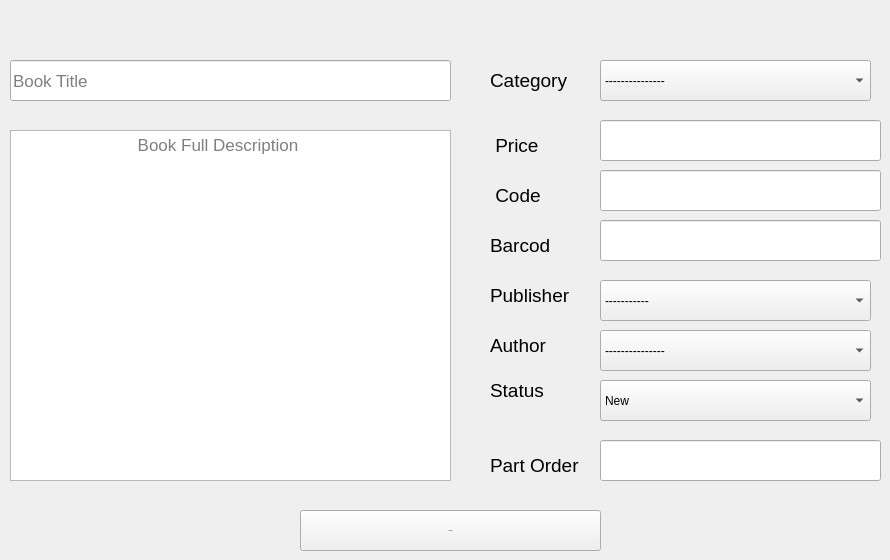
      <widget class="QWidget" name="tab_17">
       <attribute name="title">
        <string>Add New Book</string>
       </attribute>
       <widget class="QLineEdit" name="lineEdit_11">
        <property name="geometry">
         <rect>
          <x>10</x>
          <y>60</y>
          <width>441</width>
          <height>41</height>
         </rect>
        </property>
        <property name="font">
         <font>
          <family>Segoe UI</family>
          <pointsize>13</pointsize>
         </font>
        </property>
        <property name="text">
         <string/>
        </property>
        <property name="placeholderText">
         <string>Book Title</string>
        </property>
       </widget>
       <widget class="QLineEdit" name="lineEdit_12">
        <property name="geometry">
         <rect>
          <x>600</x>
          <y>120</y>
          <width>281</width>
          <height>41</height>
         </rect>
        </property>
        <property name="font">
         <font>
          <pointsize>13</pointsize>
         </font>
        </property>
       </widget>
       <widget class="QComboBox" name="comboBox_13">
        <property name="geometry">
         <rect>
          <x>600</x>
          <y>280</y>
          <width>271</width>
          <height>41</height>
         </rect>
        </property>
        <item>
         <property name="text">
          <string>-----------</string>
         </property>
        </item>
       </widget>
       <widget class="QComboBox" name="comboBox_14">
        <property name="geometry">
         <rect>
          <x>600</x>
          <y>330</y>
          <width>271</width>
          <height>41</height>
         </rect>
        </property>
        <item>
         <property name="text">
          <string>---------------</string>
         </property>
        </item>
       </widget>
       <widget class="QComboBox" name="comboBox_15">
        <property name="geometry">
         <rect>
          <x>600</x>
          <y>380</y>
          <width>271</width>
          <height>41</height>
         </rect>
        </property>
        <item>
         <property name="text">
          <string>New</string>
         </property>
        </item>
        <item>
         <property name="text">
          <string>Used</string>
         </property>
        </item>
        <item>
         <property name="text">
          <string>Damaged</string>
         </property>
        </item>
       </widget>
       <widget class="QLineEdit" name="lineEdit_13">
        <property name="geometry">
         <rect>
          <x>600</x>
          <y>440</y>
          <width>281</width>
          <height>41</height>
         </rect>
        </property>
        <property name="font">
         <font>
          <pointsize>13</pointsize>
         </font>
        </property>
       </widget>
       <widget class="QPushButton" name="pushButton_10">
        <property name="geometry">
         <rect>
          <x>300</x>
          <y>510</y>
          <width>301</width>
          <height>41</height>
         </rect>
        </property>
        <property name="font">
         <font>
          <family>Segoe UI</family>
          <pointsize>-1</pointsize>
          <weight>50</weight>
          <bold>false</bold>
         </font>
        </property>
        <property name="text">
         <string>Add Book</string>
        </property>
       </widget>
       <widget class="QLabel" name="label_15">
        <property name="geometry">
         <rect>
          <x>490</x>
          <y>330</y>
          <width>91</width>
          <height>31</height>
         </rect>
        </property>
        <property name="font">
         <font>
          <family>Segoe UI</family>
          <pointsize>14</pointsize>
         </font>
        </property>
        <property name="text">
         <string>Author</string>
        </property>
       </widget>
       <widget class="QTextEdit" name="textEdit_3">
        <property name="geometry">
         <rect>
          <x>10</x>
          <y>130</y>
          <width>441</width>
          <height>351</height>
         </rect>
        </property>
        <property name="font">
         <font>
          <pointsize>13</pointsize>
         </font>
        </property>
        <property name="html">
         <string>&lt;!DOCTYPE HTML PUBLIC &quot;-//W3C//DTD HTML 4.0//EN&quot; &quot;http://www.w3.org/TR/REC-html40/strict.dtd&quot;&gt;
&lt;html&gt;&lt;head&gt;&lt;meta name=&quot;qrichtext&quot; content=&quot;1&quot; /&gt;&lt;style type=&quot;text/css&quot;&gt;
p, li { white-space: pre-wrap; }
&lt;/style&gt;&lt;/head&gt;&lt;body style=&quot; font-family:'MS Shell Dlg 2'; font-size:13pt; font-weight:400; font-style:normal;&quot;&gt;
&lt;p align=&quot;justify&quot; style=&quot;-qt-paragraph-type:empty; margin-top:0px; margin-bottom:0px; margin-left:0px; margin-right:0px; -qt-block-indent:0; text-indent:0px; font-size:16pt;&quot;&gt;&lt;br /&gt;&lt;/p&gt;&lt;/body&gt;&lt;/html&gt;</string>
        </property>
        <property name="placeholderText">
         <string>                          Book Full Description                            </string>
        </property>
       </widget>
       <widget class="QComboBox" name="comboBox_16">
        <property name="geometry">
         <rect>
          <x>600</x>
          <y>60</y>
          <width>271</width>
          <height>41</height>
         </rect>
        </property>
        <item>
         <property name="text">
          <string>---------------</string>
         </property>
        </item>
       </widget>
       <widget class="QLabel" name="label_20">
        <property name="geometry">
         <rect>
          <x>490</x>
          <y>60</y>
          <width>91</width>
          <height>41</height>
         </rect>
        </property>
        <property name="font">
         <font>
          <family>Segoe UI</family>
          <pointsize>14</pointsize>
         </font>
        </property>
        <property name="text">
         <string>Category</string>
        </property>
       </widget>
       <widget class="QLineEdit" name="lineEdit_14">
        <property name="geometry">
         <rect>
          <x>600</x>
          <y>170</y>
          <width>281</width>
          <height>41</height>
         </rect>
        </property>
        <property name="font">
         <font>
          <pointsize>13</pointsize>
         </font>
        </property>
       </widget>
       <widget class="QLabel" name="label_21">
        <property name="geometry">
         <rect>
          <x>490</x>
          <y>180</y>
          <width>91</width>
          <height>31</height>
         </rect>
        </property>
        <property name="font">
         <font>
          <family>Segoe UI</family>
          <pointsize>14</pointsize>
         </font>
        </property>
        <property name="text">
         <string> Code</string>
        </property>
       </widget>
       <widget class="QLabel" name="label_22">
        <property name="geometry">
         <rect>
          <x>490</x>
          <y>130</y>
          <width>91</width>
          <height>31</height>
         </rect>
        </property>
        <property name="font">
         <font>
          <family>Segoe UI</family>
          <pointsize>14</pointsize>
         </font>
        </property>
        <property name="text">
         <string> Price</string>
        </property>
       </widget>
       <widget class="QLabel" name="label_23">
        <property name="geometry">
         <rect>
          <x>490</x>
          <y>450</y>
          <width>91</width>
          <height>31</height>
         </rect>
        </property>
        <property name="font">
         <font>
          <family>Segoe UI</family>
          <pointsize>14</pointsize>
         </font>
        </property>
        <property name="text">
         <string>Part Order</string>
        </property>
       </widget>
       <widget class="QLabel" name="label_24">
        <property name="geometry">
         <rect>
          <x>490</x>
          <y>280</y>
          <width>91</width>
          <height>31</height>
         </rect>
        </property>
        <property name="font">
         <font>
          <family>Segoe UI</family>
          <pointsize>14</pointsize>
         </font>
        </property>
        <property name="text">
         <string>Publisher</string>
        </property>
       </widget>
       <widget class="QLabel" name="label_25">
        <property name="geometry">
         <rect>
          <x>490</x>
          <y>370</y>
          <width>91</width>
          <height>41</height>
         </rect>
        </property>
        <property name="font">
         <font>
          <family>Segoe UI</family>
          <pointsize>14</pointsize>
         </font>
        </property>
        <property name="text">
         <string>Status</string>
        </property>
       </widget>
       <widget class="QLabel" name="label_48">
        <property name="geometry">
         <rect>
          <x>490</x>
          <y>230</y>
          <width>91</width>
          <height>31</height>
         </rect>
        </property>
        <property name="font">
         <font>
          <family>Segoe UI</family>
          <pointsize>14</pointsize>
         </font>
        </property>
        <property name="text">
         <string>Barcod</string>
        </property>
       </widget>
       <widget class="QLineEdit" name="lineEdit_26">
        <property name="geometry">
         <rect>
          <x>600</x>
          <y>220</y>
          <width>281</width>
          <height>41</height>
         </rect>
        </property>
        <property name="font">
         <font>
          <pointsize>13</pointsize>
         </font>
        </property>
        <property name="text">
         <string/>
        </property>
       </widget>
      </widget>
